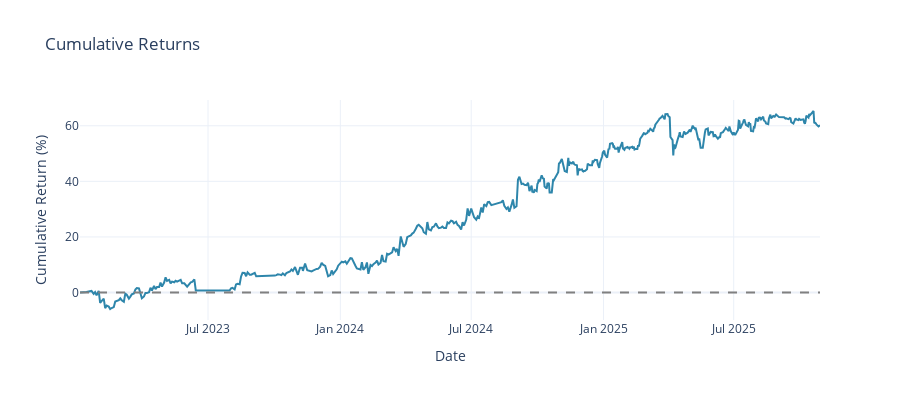

Write notebook code for a chart like this one.
### Code cell
# 8. Cumulative Returns vs Buy & Hold
fig8 = go.Figure()

# Strategy cumulative returns
cum_returns_strategy = (equity_curve['equity'] / INITIAL_CAPITAL - 1) * 100

fig8.add_trace(go.Scatter(
    x=equity_curve.index,
    y=cum_returns_strategy,
    name='Short Straddle Strategy',
    line=dict(color='#2E86AB', width=2)
))

# Add zero line
fig8.add_hline(y=0, line_dash="dash", line_color="gray")

fig8.update_layout(
    title='Cumulative Returns',
    xaxis_title='Date',
    yaxis_title='Cumulative Return (%)',
    template='plotly_white',
    height=400
)

fig8.show()
print('Chart 8: Cumulative Returns ✓')

### Figure 1 — Plotly figure (JSON) as saved in the notebook; plotly's stock layout.template omitted (floating-point values rounded to 4 significant figures; data arrays with more than 128 entries replaced by an {"elided": "..."} marker saying what was removed)
{"data": [{"line": {"color": "#2E86AB", "width": 2}, "name": "Short Straddle Strategy", "type": "scatter", "x": {"elided": "540 str values"}, "y": {"elided": "540 float values"}}], "layout": {"height": 400, "shapes": [{"line": {"color": "gray", "dash": "dash"}, "type": "line", "x0": 0, "x1": 1, "xref": "x domain", "y0": 0, "y1": 0, "yref": "y"}], "title": {"text": "Cumulative Returns"}, "xaxis": {"title": {"text": "Date"}}, "yaxis": {"title": {"text": "Cumulative Return (%)"}}}}
